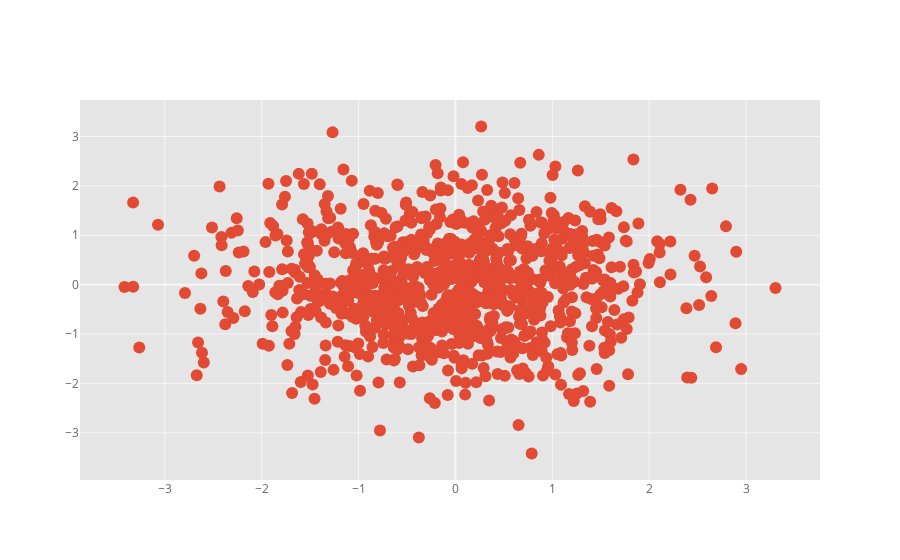

Here is the notebook cell this chart was saved with:
### Code cell
df.iplot(kind='scatter',x='A',y='B',mode='markers')

### Figure 1 — Plotly figure (JSON) as saved in the notebook; plotly's stock layout.template omitted (floating-point values rounded to 4 significant figures; data arrays with more than 128 entries replaced by an {"elided": "..."} marker saying what was removed)
{"data": [{"line": {"color": "rgba(226, 74, 51, 1.0)", "dash": "solid", "shape": "linear", "width": 1.3}, "marker": {"size": 12, "symbol": "circle"}, "mode": "markers", "name": "B", "text": "", "type": "scatter", "x": {"elided": "1000 float values"}, "y": {"elided": "1000 float values"}}], "layout": {"legend": {"bgcolor": "#FFFFFF", "font": {"color": "#666666"}}, "paper_bgcolor": "#FFFFFF", "plot_bgcolor": "#E5E5E5", "title": {"font": {"color": "#151516"}}, "xaxis": {"gridcolor": "#F6F6F6", "showgrid": true, "tickfont": {"color": "#666666"}, "title": {"font": {"color": "#666666"}, "text": ""}, "zerolinecolor": "#F6F6F6"}, "yaxis": {"gridcolor": "#F6F6F6", "showgrid": true, "tickfont": {"color": "#666666"}, "title": {"font": {"color": "#666666"}, "text": ""}, "zerolinecolor": "#F6F6F6"}}}
